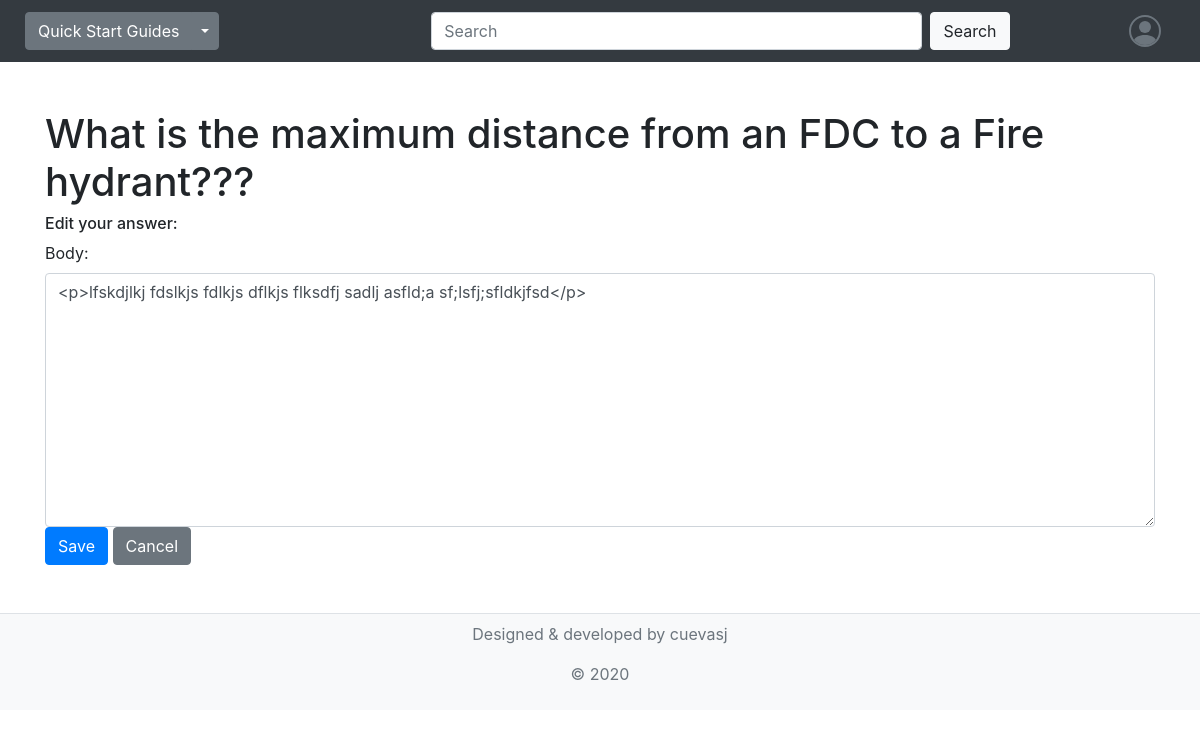
Page /questions/answer/edit/25 (signed in) on the committed database.
### questions/models.py (models this page shows)
class Question(models.Model):
    title = models.CharField(max_length = 255)
    body = RichTextField()
    total_votes = models.IntegerField(default=0)
    slug = models.SlugField(unique=True, max_length=100)
    tags = TaggableManager()
    created_by = models.ForeignKey(user_models.User, on_delete=models.CASCADE, related_name="questions")
    created_at = models.DateTimeField(auto_now_add=True)

class Answer(models.Model):
    body = RichTextField()
    question = models.ForeignKey('Question', on_delete=models.CASCADE, related_name="answers")
    created_by = models.ForeignKey(user_models.User, on_delete=models.CASCADE, related_name="answers")
    created_at = models.DateTimeField(auto_now_add=True)

### questions/views.py (the view)
# urls.py: path("answer/edit/<int:answer_id>", views.answer_edit, name="answer_edit"),
@login_required
def answer_edit(request, answer_id):
    try:
        answer = Answer.objects.get(pk=answer_id)
    except Answer.DoesNotExist:
        print("---Answer does not exist---")
        return HttpResponseRedirect(reverse("question_show", kwargs={"question_id":answer.question.pk}))
    if request.user == answer.created_by:
        question = answer.question
        form_data = {"body": answer.body}
        return render(request, "questions/edit_answer.html", {
            "answer":answer,
            "form":NewAnswerForm(initial=form_data),
            "question": question})
    else:
        print("---User is not logged in or didn't created question---")
        return HttpResponseRedirect(reverse("questions_list_all"))

### questions/views.py
class NewAnswerForm(forms.ModelForm):
    class Meta:
        model = Answer
        fields = [
            'body',
        ]
    def __init__(self, *args, **kwargs):
        super(NewAnswerForm, self).__init__(*args, **kwargs)
        for visible in self.visible_fields():
            visible.field.widget.attrs['class'] = 'form-control'

### questions/templates/questions/edit_answer.html (shortened to what this page needs)
{% extends "questions/layout.html" %}
{% block body %}
    <h1>{{ question.title }}</h1>
    <h6>Edit your answer:</h6>
    <form action="{% url 'answer_update' answer.pk %}" method="post">
        {{ form }}
        <input type="submit" name="submit" value="Save" class="btn btn-primary">
        <a href="{% url 'question_show' question.pk %}" class="btn btn-secondary">Cancel</a>
    </form>
{% endblock %}

### rows in the picture
Question: title "What is the maximum distance from an FDC to a Fire hydrant???"
Answer: body "<p>lfskdjlkj fdslkjs fdlkjs dflkjs flksdfj sadlj asfld;a sf;lsfj;sfldkjfsd</p>"
